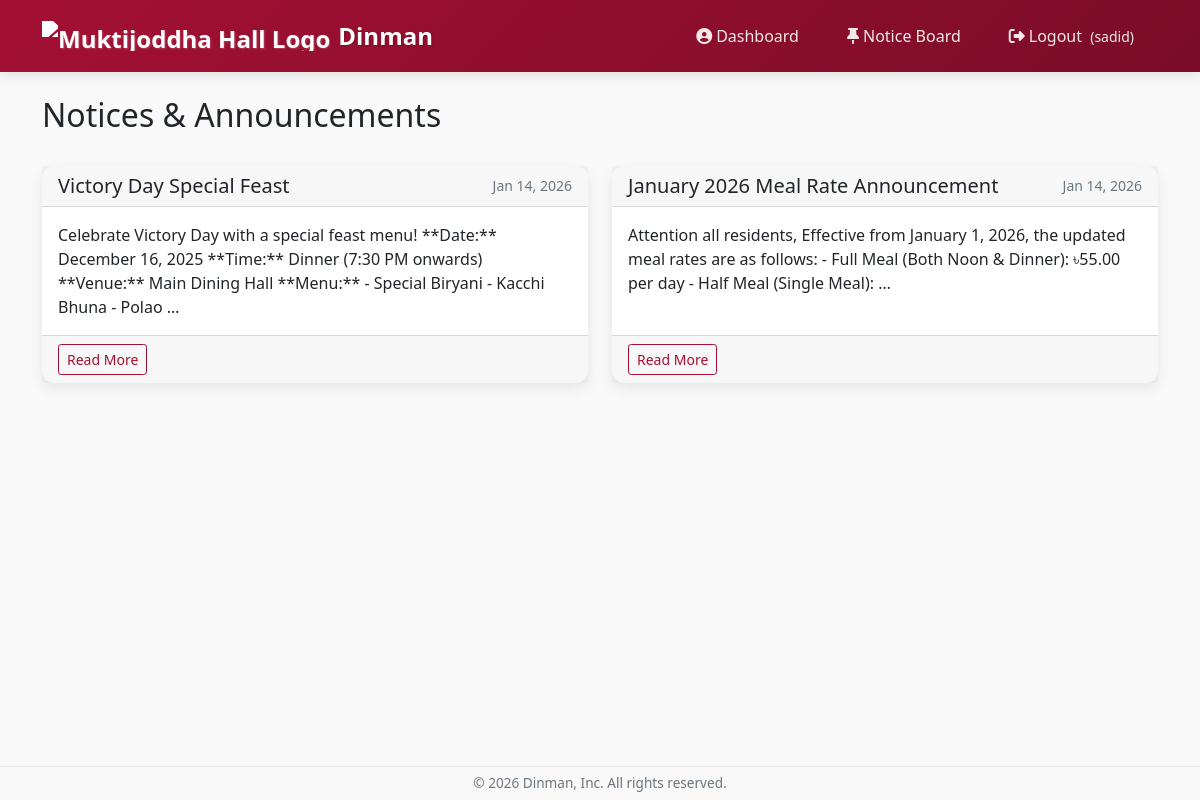
The app's page /notices/ (signed in) with its own data.
### dining/models.py (models this page shows, shortened)
class Notice(models.Model):
    title = models.CharField(max_length=200, verbose_name="Title")
    description = models.TextField(verbose_name="Description")
    date = models.DateTimeField(default=timezone.now, verbose_name="Date")
    attachment = models.FileField(
        upload_to='notices/attachments/',
        blank=True,
        null=True,
        verbose_name="Attachment"
    )
    class Meta:
        verbose_name = "Notice"
        verbose_name_plural = "Notices"
        ordering = ['-date']

### dining/views.py (the view)
# urls.py: path('notices/', views.notice_list, name='notice_list'),
def notice_list(request):
    notices = Notice.objects.all().order_by('-date')
    return render(request, 'dining/notice_list.html', {'notices': notices})

### dining/templates/dining/notice_list.html (shortened to what this page needs)
{% extends 'base.html' %}
{% block content %}
<div class="container mt-4">
    <div class="d-flex justify-content-between align-items-center mb-4">
        <h2>Notices & Announcements</h2>
    </div>
    {% if notices %}
        <div class="row">
            {% for notice in notices %}
            <div class="col-md-6 mb-4">
                <div class="card h-100">
                    <div class="card-header d-flex justify-content-between align-items-center">
                        <h5 class="card-title mb-0">{{ notice.title }}</h5>
                        <small class="text-muted">{{ notice.date|date:"M d, Y" }}</small>
                    </div>
                    <div class="card-body">
                        <p class="card-text">
                            {{ notice.description|truncatewords:30 }}
                        </p>
                    </div>
                    <div class="card-footer">
                        <div class="d-flex justify-content-between">
                            <a href="{% url 'notice_detail' notice.id %}" class="btn btn-sm btn-outline-primary">
                                Read More
                            </a>
                        </div>
                    </div>
                </div>
            </div>
            {% endfor %}
        </div>
    {% endif %}
</div>
{% endblock %}

### dining/templates/base.html (shortened to what this page needs)
<!DOCTYPE html>
<html lang="en">
<head>
    <link href="https://cdn.jsdelivr.net/npm/bootstrap@5.1.3/dist/css/bootstrap.min.css" rel="stylesheet">
    <link rel="stylesheet" href="https://cdnjs.cloudflare.com/ajax/libs/font-awesome/6.4.0/css/all.min.css">
</head>
<body>
    <nav class="navbar navbar-expand-lg navbar-dark sticky-top">
        <div class="container">
            {% with logo_url=user.is_authenticated|yesno:"dashboard,home" %}
            <a class="navbar-brand d-flex align-items-center" href="{% url logo_url %}">
                <img src="https://logo-icons.com/cdn/shop/files/1098-logo-1713385510.325color-E63946.svg?v=1713403219&width=416"
                    alt="Muktijoddha Hall Logo"
                    height="30"
                    class="me-2"
                    style="filter: brightness(0) invert(1);">
                Dinman
            </a>
            {% endwith %}
            <div class="collapse navbar-collapse" id="navbarNav">
                <div class="navbar-nav ms-auto">
                    {% if user.is_authenticated %}
                        <a class="nav-link" href="{% url 'dashboard' %}">
                            <i class="fas fa-user-circle me-1"></i>Dashboard
                        </a>
                        <a class="nav-link" href="{% url 'notice_list' %}">
                            <i class="fas fa-thumbtack me-1"></i>Notice Board
                        </a>
                        <a class="nav-link" href="{% url 'logout' %}">
                            <i class="fas fa-sign-out-alt me-1"></i>Logout
                            {% if user.first_name %}
                                <small class="ms-1">({{ user.first_name }})</small>
                            {% endif %}
                        </a>
                    {% endif %}
                </div>
            </div>
        </div>
    </nav>
    <main>
        {% block content %}{% endblock %}
    </main>
    <footer>
        <div class="container">
            <p>&copy; 2026 Dinman, Inc. All rights reserved.</p>
        </div>
    </footer>
</body>
</html>

### dining/templates/base.html (style rules this page uses)
:root { --harvard-crimson: #A41034; --harvard-crimson-dark: #7A0C27; --harvard-crimson-light: #D13A5F; --accent-color: #FFD700; }
body { display: flex; flex-direction: column; min-height: 100vh; background-color: #f9f9f9; }
main { flex: 1; }
.navbar { background: linear-gradient(135deg, var(--harvard-crimson) 0%, var(--harvard-crimson-dark) 100%); box-shadow: 0 4px 12px rgba(0, 0, 0, 0.1); padding: 0.8rem 0; }
.navbar-brand { font-weight: 700; font-size: 1.5rem; color: white !important; text-shadow: 1px 1px 2px rgba(0, 0, 0, 0.2); }
.navbar-nav .nav-link { color: rgba(255, 255, 255, 0.9) !important; font-weight: 500; margin: 0 0.5rem; padding: 0.5rem 1rem !important; border-radius: 4px; transition: all 0.3s ease; }
footer { background-color: transparent; color: #6c757d; padding: 0 !important; margin-top: auto; border-top: 1px solid rgba(0, 0, 0, 0.05); }
footer .container { padding-top: 0.4rem; padding-bottom: 0.4rem; }
footer p, footer small { margin-bottom: 0; font-size: 0.85rem; text-align: center; }
.card { border-radius: 12px; box-shadow: 0 6px 15px rgba(0, 0, 0, 0.08); border: none; transition: transform 0.3s, box-shadow 0.3s; }
.btn-outline-primary { color: var(--harvard-crimson); border-color: var(--harvard-crimson); }

### records on screen
Notice: title "Victory Day Special Feast", date "Jan 14, 2026", description "Celebrate Victory Day with a special feast menu! **Date:** December 16, 2025 **Time:** Dinner (7:30 PM onwards) **Venue:** Main Dining Hall **Menu:** - Special Biryani - Kacchi Bhuna - Polao …"
Notice: title "January 2026 Meal Rate Announcement", date "Jan 14, 2026", description "Attention all residents, Effective from January 1, 2026, the updated meal rates are as follows: - Full Meal (Both Noon & Dinner): ৳55.00 per day - Half Meal (Single Meal): …"

### other values on screen
{{ user.first_name }} "sadid"
